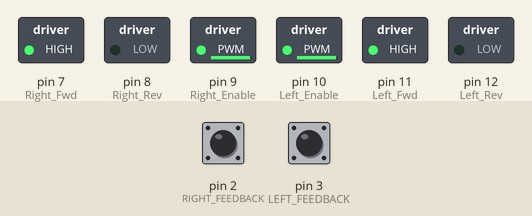
A sketch run on a simulated Arduino Uno, built with avr-gcc and run on an emulated ATmega328P. Parts: switched loads named in the sketch (green lamp = pin HIGH). The test bench sets the inputs (shaded band); at power-on: pin 2 (RIGHT_FEEDBACK) LOW, pin 3 (LEFT_FEEDBACK) LOW. What the sketch prints to the serial monitor is not drawn.

Above: at 0.1 s.
Timing chart, 0 to 1.6 s (numbered marks = the images above):
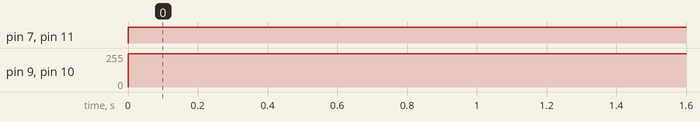

Measured:
- by itself, pin 7 (Right_Fwd), pin 11 (Left_Fwd): LOW → HIGH at 0.00 s
- by itself, pin 9 (Right_Enable), pin 10 (Left_Enable): 0/255 → 250/255 at 0.00 s

The sketch:

Story_6.ino
```cpp
const int Left_Rev = 12;
const int Left_Fwd = 11;
const int Left_Enable = 10;
const int Right_Enable = 9;
const int Right_Rev = 8;
const int Right_Fwd = 7;

const int RIGHT_FEEDBACK = 2;
const int LEFT_FEEDBACK = 3;

volatile int leftcounter = 0;
volatile int rightcounter = 0;

const int TARGET_DISTANCE = 870;

void setup()
{
  pinMode(Left_Rev, OUTPUT);
  pinMode(Left_Fwd, OUTPUT);
  pinMode(Left_Enable, OUTPUT);
  pinMode(Right_Enable, OUTPUT);
  pinMode(Right_Fwd, OUTPUT);
  pinMode(Right_Rev, OUTPUT);

  pinMode(LEFT_FEEDBACK, INPUT);
  pinMode(RIGHT_FEEDBACK, INPUT);

  Serial.begin(115200);
  attachInterrupt(digitalPinToInterrupt(LEFT_FEEDBACK), LeftMotorISR, RISING);
  attachInterrupt(digitalPinToInterrupt(RIGHT_FEEDBACK), RightMotorISR, RISING);

}

void moveForward() {
  digitalWrite(Left_Fwd, HIGH);
  digitalWrite(Left_Rev, LOW);
  digitalWrite(Right_Fwd, HIGH);
  digitalWrite(Right_Rev, LOW);
  analogWrite(Left_Enable, 250);
  analogWrite(Right_Enable, 250);
}

void loop() {
  if (leftcounter < TARGET_DISTANCE) {
    moveForward();
  } else {
    //stop engine
    analogWrite(Left_Enable, 0);
    analogWrite(Right_Enable, 0);
    exit(0);
  }

  Serial.print("Current Pulse left Count: ");
  Serial.println(leftcounter);
  Serial.print("Current Pulse right Count: ");
  Serial.println(rightcounter);
}

void LeftMotorISR() {
  leftcounter++;
}
void RightMotorISR(){
  rightcounter++;
}
```
